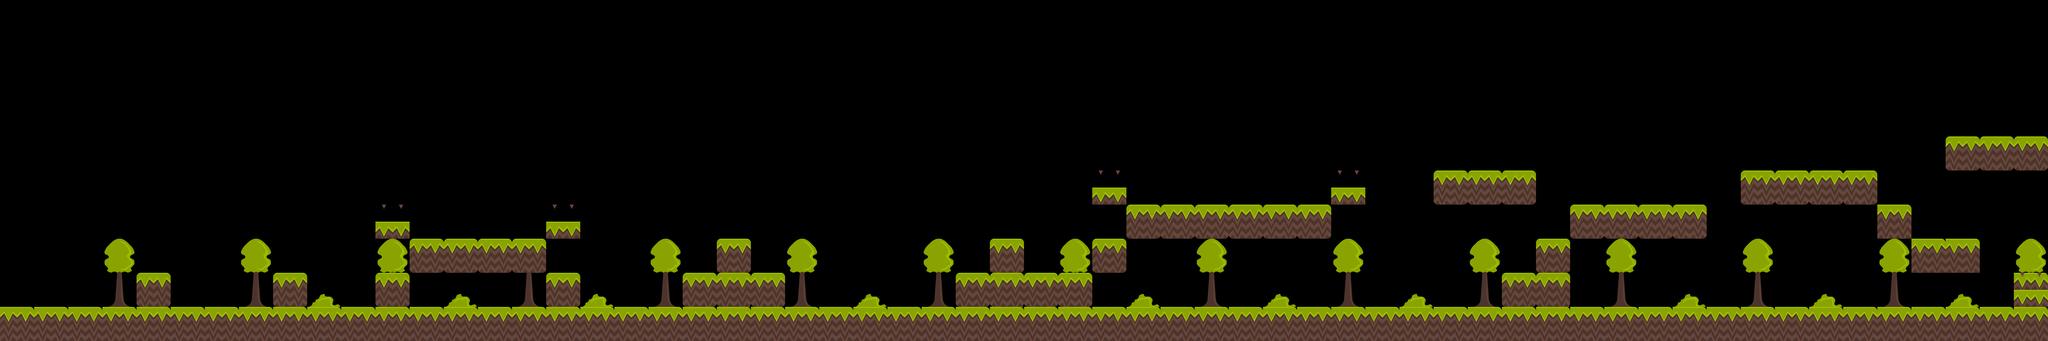

This is a level from a 2D game, rendered from its Tiled map with the project's own tilesets. A one-line summary and the complete map file follow:
An orthogonal 60x10 tile map with 128x128 px tiles, 3 tile layers (backgroundLayer, collisionLayer, enemyCollisionLayer) and 8 objects.

<map version="1.0" tiledversion="1.0.2" orientation="orthogonal" renderorder="right-down" width="60" height="10" tilewidth="128" tileheight="128" nextobjectid="17">
 <tileset firstgid="1" name="jungle_spritesheet" tilewidth="128" tileheight="128" tilecount="30" columns="6">
  <image source="../jungle_spritesheet.png" width="768" height="704" />
 </tileset>
 <layer name="backgroundLayer" width="60" height="10">
  <data encoding="csv">
0,0,0,0,0,0,0,0,0,0,0,0,0,0,0,0,0,0,0,0,0,0,0,0,0,0,0,0,0,0,0,0,0,0,0,0,0,0,0,0,0,0,0,0,0,0,0,0,0,0,0,0,0,0,0,0,0,0,0,0,
0,0,0,0,0,0,0,0,0,0,0,0,0,0,0,0,0,0,0,0,0,0,0,0,0,0,0,0,0,0,0,0,0,0,0,0,0,0,0,0,0,0,0,0,0,0,0,0,0,0,0,0,0,0,0,0,0,0,0,0,
0,0,0,0,0,0,0,0,0,0,0,0,0,0,0,0,0,0,0,0,0,0,0,0,0,0,0,0,0,0,0,0,0,0,0,0,0,0,0,0,0,0,0,0,0,0,0,0,0,0,0,0,0,0,0,0,0,0,0,0,
0,0,0,0,0,0,0,0,0,0,0,0,0,0,0,0,0,0,0,0,0,0,0,0,0,0,0,0,0,0,0,0,0,0,0,0,0,0,0,0,0,0,0,0,0,0,0,0,0,0,0,0,0,0,0,0,0,0,0,0,
0,0,0,0,0,0,0,0,0,0,0,0,0,0,0,0,0,0,0,0,0,0,0,0,0,0,0,0,0,0,0,0,0,0,0,0,0,0,0,0,0,0,0,0,0,0,0,0,0,0,0,0,0,0,0,0,0,0,0,0,
0,0,0,0,0,0,0,0,0,0,0,0,0,0,0,0,0,0,0,0,0,0,0,0,0,0,0,0,0,0,0,0,0,0,0,0,0,0,0,0,0,0,0,0,0,0,0,0,0,0,0,0,0,0,0,0,0,0,0,0,
0,0,0,0,0,0,0,0,0,0,0,0,0,0,0,0,0,0,0,0,0,0,0,0,0,0,0,0,0,0,0,0,0,0,0,0,0,0,0,0,0,0,0,0,0,0,0,0,0,0,0,0,0,0,0,0,0,0,0,0,
0,0,0,3,0,0,0,3,0,0,0,3,0,0,0,3,0,0,0,3,0,0,0,3,0,0,0,3,0,0,0,3,0,0,0,3,0,0,0,3,0,0,0,3,0,0,0,3,0,0,0,3,0,0,0,3,0,0,0,3,
0,0,0,9,0,0,0,9,0,11,0,9,0,11,0,9,0,11,0,9,0,11,0,9,0,11,0,9,0,11,0,9,0,11,0,9,0,11,0,9,0,11,0,9,0,11,0,9,0,11,0,9,0,11,0,9,0,11,0,9,
0,0,0,0,0,0,0,0,0,0,0,0,0,0,0,0,0,0,0,0,0,0,0,0,0,0,0,0,0,0,0,0,0,0,0,0,0,0,0,0,0,0,0,0,0,0,0,0,0,0,0,0,0,0,0,0,0,0,0,0
</data>
 </layer>
 <layer name="collisionLayer" width="60" height="10">
  <data encoding="csv">
0,0,0,0,0,0,0,0,0,0,0,0,0,0,0,0,0,0,0,0,0,0,0,0,0,0,0,0,0,0,0,0,0,0,0,0,0,0,0,0,0,0,0,0,0,0,0,0,0,0,0,0,0,0,0,0,0,0,0,0,
0,0,0,0,0,0,0,0,0,0,0,0,0,0,0,0,0,0,0,0,0,0,0,0,0,0,0,0,0,0,0,0,0,0,0,0,0,0,0,0,0,0,0,0,0,0,0,0,0,0,0,0,0,0,0,0,0,0,0,0,
0,0,0,0,0,0,0,0,0,0,0,0,0,0,0,0,0,0,0,0,0,0,0,0,0,0,0,0,0,0,0,0,0,0,0,0,0,0,0,0,0,0,0,0,0,0,0,0,0,0,0,0,0,0,0,0,0,0,0,0,
0,0,0,0,0,0,0,0,0,0,0,0,0,0,0,0,0,0,0,0,0,0,0,0,0,0,0,0,0,0,0,0,0,0,0,0,0,0,0,0,0,0,0,0,0,0,0,0,0,0,0,0,0,0,0,0,0,0,0,0,
0,0,0,0,0,0,0,0,0,0,0,0,0,0,0,0,0,0,0,0,0,0,0,0,0,0,0,0,0,0,0,0,0,0,0,0,0,0,0,0,0,0,0,0,0,0,0,0,0,0,0,0,0,0,0,0,0,8,8,8,
0,0,0,0,0,0,0,0,0,0,0,0,0,0,0,0,0,0,0,0,0,0,0,0,0,0,0,0,0,0,0,0,0,0,0,0,0,0,0,0,0,0,8,8,8,0,0,0,0,0,0,8,8,8,8,0,0,0,0,0,
0,0,0,0,0,0,0,0,0,0,0,0,0,0,0,0,0,0,0,0,0,0,0,0,0,0,0,0,0,0,0,0,0,8,8,8,8,8,8,0,0,0,0,0,0,0,8,8,8,8,0,0,0,0,0,17,0,0,0,0,
0,0,0,0,0,0,0,0,0,0,0,0,8,8,8,8,0,0,0,0,0,8,0,0,0,0,0,0,0,8,0,0,8,0,0,0,0,0,0,0,0,0,0,0,0,8,0,0,0,0,0,0,0,0,0,0,17,17,0,0,
0,0,0,0,8,0,0,0,8,0,0,8,0,0,0,0,8,0,0,0,8,8,8,0,0,0,0,0,8,8,8,8,0,0,0,0,0,0,0,0,0,0,0,0,8,8,0,0,0,0,0,0,0,0,0,0,0,0,0,17,
17,17,17,17,17,17,17,17,17,17,17,17,17,17,17,17,17,17,17,17,17,17,17,17,17,17,17,17,17,17,17,17,17,17,17,17,17,17,17,17,17,17,17,17,17,17,17,17,17,17,17,17,17,17,17,17,17,17,17,17
</data>
 </layer>
 <layer name="enemyCollisionLayer" width="60" height="10">
  <data encoding="csv">
0,0,0,0,0,0,0,0,0,0,0,0,0,0,0,0,0,0,0,0,0,0,0,0,0,0,0,0,0,0,0,0,0,0,0,0,0,0,0,0,0,0,0,0,0,0,0,0,0,0,0,0,0,0,0,0,0,0,0,0,
0,0,0,0,0,0,0,0,0,0,0,0,0,0,0,0,0,0,0,0,0,0,0,0,0,0,0,0,0,0,0,0,0,0,0,0,0,0,0,0,0,0,0,0,0,0,0,0,0,0,0,0,0,0,0,0,0,0,0,0,
0,0,0,0,0,0,0,0,0,0,0,0,0,0,0,0,0,0,0,0,0,0,0,0,0,0,0,0,0,0,0,0,0,0,0,0,0,0,0,0,0,0,0,0,0,0,0,0,0,0,0,0,0,0,0,0,0,0,0,0,
0,0,0,0,0,0,0,0,0,0,0,0,0,0,0,0,0,0,0,0,0,0,0,0,0,0,0,0,0,0,0,0,0,0,0,0,0,0,0,0,0,0,0,0,0,0,0,0,0,0,0,0,0,0,0,0,0,0,0,0,
0,0,0,0,0,0,0,0,0,0,0,0,0,0,0,0,0,0,0,0,0,0,0,0,0,0,0,0,0,0,0,0,0,0,0,0,0,0,0,0,0,0,0,0,0,0,0,0,0,0,0,0,0,0,0,0,0,0,0,0,
0,0,0,0,0,0,0,0,0,0,0,0,0,0,0,0,0,0,0,0,0,0,0,0,0,0,0,0,0,0,0,0,19,0,0,0,0,0,0,19,0,0,0,0,0,0,0,0,0,0,0,0,0,0,0,0,0,0,0,0,
0,0,0,0,0,0,0,0,0,0,0,19,0,0,0,0,19,0,0,0,0,0,0,0,0,0,0,0,0,0,0,0,0,0,0,0,0,0,0,0,0,0,0,0,0,0,0,0,0,0,0,0,0,0,0,0,0,0,0,0,
0,0,0,0,0,0,0,0,0,0,0,0,0,0,0,0,0,0,0,0,0,0,0,0,0,0,0,0,0,0,0,0,0,0,0,0,0,0,0,0,0,0,0,0,0,0,0,0,0,0,0,0,0,0,0,0,0,0,0,0,
0,0,0,0,0,0,0,0,0,0,0,0,0,0,0,0,0,0,0,0,0,0,0,0,0,0,0,0,0,0,0,0,0,0,0,0,0,0,0,0,0,0,0,0,0,0,0,0,0,0,0,0,0,0,0,0,0,0,0,19,
0,0,0,0,0,0,0,0,0,0,0,0,0,0,0,0,0,0,0,0,0,0,0,0,0,0,0,0,0,0,0,0,0,0,0,0,0,0,0,0,0,0,0,0,0,0,0,0,0,0,0,0,0,0,0,0,0,0,0,0
</data>
 </layer>
 <objectgroup name="objectsLayer" visible="0">
  <object id="8" gid="5" x="759.373" y="1139.7" width="128" height="128">
   <properties>
    <property name="type" value="enemy" />
   </properties>
  </object>
  <object id="10" gid="5" x="1708.91" y="887.373" width="128" height="128">
   <properties>
    <property name="type" value="enemy" />
   </properties>
  </object>
  <object id="11" gid="5" x="3189.65" y="1124.58" width="128" height="128">
   <properties>
    <property name="type" value="enemy" />
   </properties>
  </object>
  <object id="12" gid="5" x="4524.31" y="752.733" width="128" height="128">
   <properties>
    <property name="type" value="enemy" />
   </properties>
  </object>
  <object id="13" gid="5" x="5121.92" y="1137.86" width="128" height="128">
   <properties>
    <property name="type" value="enemy" />
   </properties>
  </object>
  <object id="14" gid="5" x="4517.67" y="1137.86" width="128" height="128">
   <properties>
    <property name="type" value="enemy" />
   </properties>
  </object>
  <object id="15" gid="5" x="7167.08" y="1117.94" width="128" height="128">
   <properties>
    <property name="type" value="enemy" />
   </properties>
  </object>
  <object id="16" gid="5" x="6436.66" y="1131.22" width="128" height="128">
   <properties>
    <property name="type" value="enemy" />
   </properties>
  </object>
 </objectgroup>
</map>